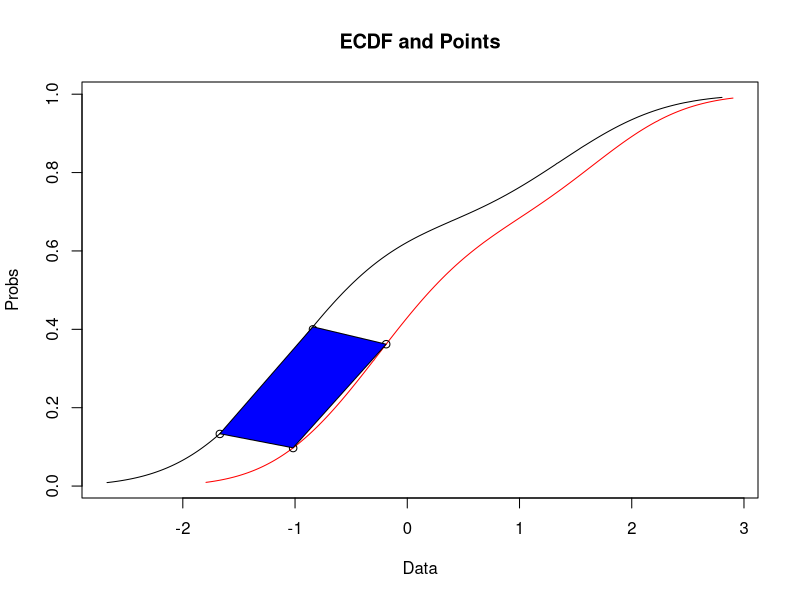

Source code (R):
# Delete Later
# rm(list=ls())
set.seed(5)


# Adding Plot to Area Approximation Test
quad.area <- function(x1, x2, y1, y2) {
  t1 <- tri.area(x1, x2, y1)
  t2 <- tri.area(x2, y1, y2)
  area <- t1 + t2
  return(area)
}
tri.area <- function(x, y, z) {
  area <- 0.5 * abs((x[1] - z[1]) * (y[2] - x[1]) - (x[1] - y[1]) * (z[2] - x[2]))
  return(area)
}

Kernel_CDF_Estimate <- function(x){
  pdf <- density(x)
  f <- approxfun(pdf$x, pdf$y, yleft=0, yright=0)
  function(lim) {
    cdf <- integrate(f, -Inf, lim)
  }
}

Delta_Calc <- function(x, y, lenx, leny){
  x_min <- min(abs(diff(x)))
  y_min <- min(abs(diff(y)))
  delta <- min(x_min, y_min)
}


Quad_Quan_Area_TS <- function(x, y, ..., interp = 4, do.plot = FALSE, size = 0.25, opt=FALSE) {
  # Computes area based on trapezoid areas 
  # Args: x: A vector of observations for a R.V. (must be numeric) 
  # y: Either (1) Another vector of observations (two sample)
  #           (2) A quantile function such as qnorm (one sample) 
  # size: controls height of trapezoids 
  # Returns: The value of the statistic
  
  # Error Handling
  if (is.numeric(x) != TRUE) 
    stop("x must be numeric")
  
  x <- sort(x)
  lenx <- length(x)
  y <- sort(y)
  leny <- length(y)
  
  # Placeholder for Delta
  delta <- Delta_Calc(x,y)
  
  
  # Two Sample Test
  
  # Density estimate for x and y samples
  x_density <- Kernel_CDF_Estimate(x)
  y_density <- Kernel_CDF_Estimate(y)
  
  # Calculating Test Statistic
  x_minus_delta <- x - delta
  x_plus_delta <- x + delta
  
  #p_x_minus_delta <- x_density(x_minus_delta)$value
  p_x_minus_delta <- sapply(x_minus_delta, function(x) x_density(x)$value)
  
  #p_x_plus_delta <- x_density(x_plus_delta)$value
  p_x_plus_delta <- sapply(x_plus_delta, function(x) x_density(x)$value)
  
  y_minus_delta <- y - delta
  y_plus_delta <- y + delta
  
  #p_y_minus_delta <- y_density(y_minus_delta)$value
  p_y_minus_delta <- sapply(y_minus_delta, function(y) y_density(y)$value)
  
  #p_y_plus_delta <- y_density(y_plus_delta)$values
  p_y_plus_delta <- sapply(y_plus_delta, function(y) y_density(y)$value)
  
  x1 <- as.list(as.data.frame(rbind(x_minus_delta, p_x_minus_delta)))
  x2 <- as.list(as.data.frame(rbind(x_plus_delta, p_x_plus_delta)))
  y1 <- as.list(as.data.frame(rbind(y_minus_delta, p_y_minus_delta)))
  y2 <- as.list(as.data.frame(rbind(y_plus_delta, p_y_plus_delta)))
  
  coords <- rbind(x1,x2,y2,y1)
  coords <- as.list(as.data.frame(coords))
  if(opt=="coords"){
    return(coords)
  }
  areas <- lapply(coords, function(x) quad.area(x[[1]],x[[2]],x[[3]],x[[4]]))
  total_area <- sum(unlist(areas))
}


x <- rnorm(3)
y <- rnorm(3)
x <- sort(x)
y <- sort(y)
lenx <- length(x)
leny <- length(y)
x_density <- Kernel_CDF_Estimate(x)
y_density <- Kernel_CDF_Estimate(y)
a <- Quad_Quan_Area_TS(x,y)

x_points <- seq(min(x)-sd(x), max(x)+sd(x),length.out=500)
x_out <- sapply(x_points, function(x) x_density(x)$value)

y_points <- seq(min(y)-sd(y), max(y)+sd(y),length.out=500)
y_out <- sapply(y_points, function(x) y_density(x)$value)

plot(x_points,x_out, xlim = c(min(x[1]-sd(x), y[1]-sd(y)), max(x[lenx]+sd(x), y[lenx]+sd(y))), ylab = "Probs", xlab = "Data", 
     main = "ECDF and Points", type="l")  #plot 1st sample points
coords <- Quad_Quan_Area_TS(x,y,opt="coords")
coords[[1]]
 lines(y_points,y_out,col="red")
 points(-1.67,0.133)
 points(-0.84,0.40)
 points(-1.017,.097)
 points(-.188,.362)

plotx <- sapply(coords[[1]],function(x) x[1])  
ploty <- sapply(coords[[1]],function(x) x[2])  
polygon(plotx,ploty, col="blue")





#points(y, y1, col = "red")  #put 2nd sample on graph






plot.ts.2sam <- function(x, y, x1, y1, lenx, leny) {
  if (lenx == leny) {
    par(mfrow = c(2, 1))
    # Making Quantile Graph: Note: Because Lengths are the same, don't need
    # iterpolation. (use type=1,for quantiles) For graphical purposes only
    q1 <- quantile(x, probs = x1, type = 1)
    q_inter <- approxfun(x1, q1, yleft = min(q1), yright = max(q1), method = "constant")
    plot(q_inter, ylim = c(min(y[1], x[1]) - 1, max(x[lenx], y[leny]) + 1), main = "Interpolated Quartile Function", 
         xlab = "Probs", ylab = "Data")  #quartile plot for z2
    points(y1, y, col = "red")
    points(x1, q1)
    # Making ECDF Graph
    f1 <- ecdf(x)
    plot(f1, xlim = c(min(x[1], y[1]), max(x[lenx], y[lenx])), ylab = "Probs", xlab = "Data", 
         main = "ECDF and Points")  #plot 1st sample points
    points(y, y1, col = "red")  #put 2nd sample on graph
  } else if (lenx > leny) {
    q1 <- quantile(x, probs = x1, type = 4)
    q_inter <- approxfun(x1, q1, yleft = min(q1), yright = max(q1))
    z <- max(abs(q_inter(y1) - y))
    f <- approxfun(x, x1, yleft = 0, yright = 1, ties = max)  #ties=max makes sure cdf jumps to .4
    par(mfrow = c(2, 1))
    plot(q_inter, ylim = c(min(y[1], x[1]) - 1, max(x[lenx], y[leny]) + 1), main = "Interpolated Quartile Function", 
         xlab = "Probs", ylab = "Data")  #quartile plot for z2
    points(y1, y, col = "red")
    plot(f, ylim = c(0, 1), xlim = c(min(y[1], x[1]) - 1, max(x[lenx], y[leny]) + 
                                       1), main = "Linearly Interpolated ECDF", xlab = "Data", ylab = "Probs")  #plot of ECDF 
    # Want the limits to include the points, so above w/ maxes and mins is necessary
    lines(ecdf(x))  #draws in original ECDF
    points(y, y1, col = "red")
  } else {
    # So length y>x
    q2 <- quantile(y, probs = y1, type = 4)
    q_inter <- approxfun(y1, q2, yleft = min(q2), yright = max(q2))
    z <- max(abs(q_inter(x1) - x))
    f <- approxfun(y, y1, yleft = 0, yright = 1, ties = max)  #ties=max makes sure cdf jumps to .4
    par(mfrow = c(2, 1))
    plot(q_inter, ylim = c(min(y[1], x[1]) - 1, max(x[lenx], y[leny]) + 1), main = "Interpolated Quartile Function", 
         xlab = "Probs", ylab = "Data")  #quartile plot for z2
    points(x1, x, col = "red")
    plot(f, ylim = c(0, 1), xlim = c(min(y[1], x[1]) - 1, max(x[lenx], y[leny]) + 
                                       1), main = "Linearly Interpolated ECDF", xlab = "Data", ylab = "Probs")  #plot of ECDF 
    # Want the limits to include the points, so above w/ maxes and mins is necessary
    lines(ecdf(y))  #draws in original ECDF
    points(x, x1, col = "red")
  }
}